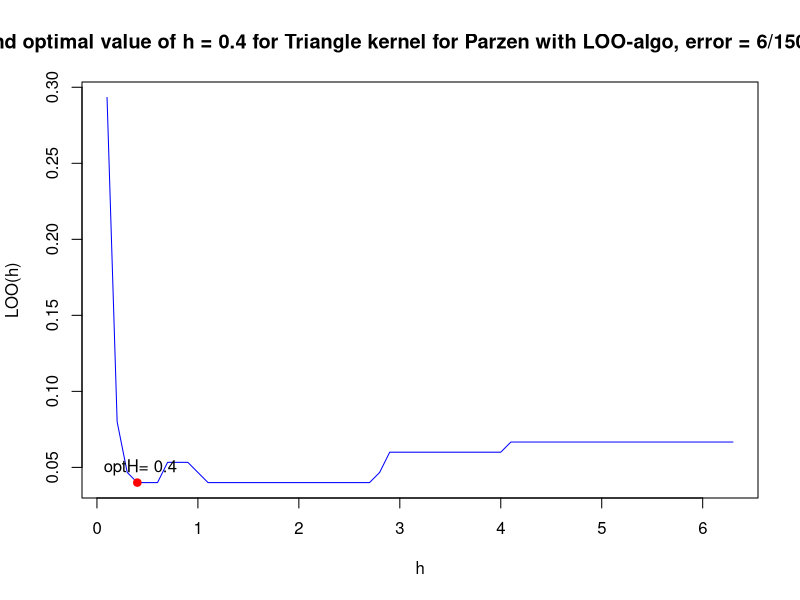
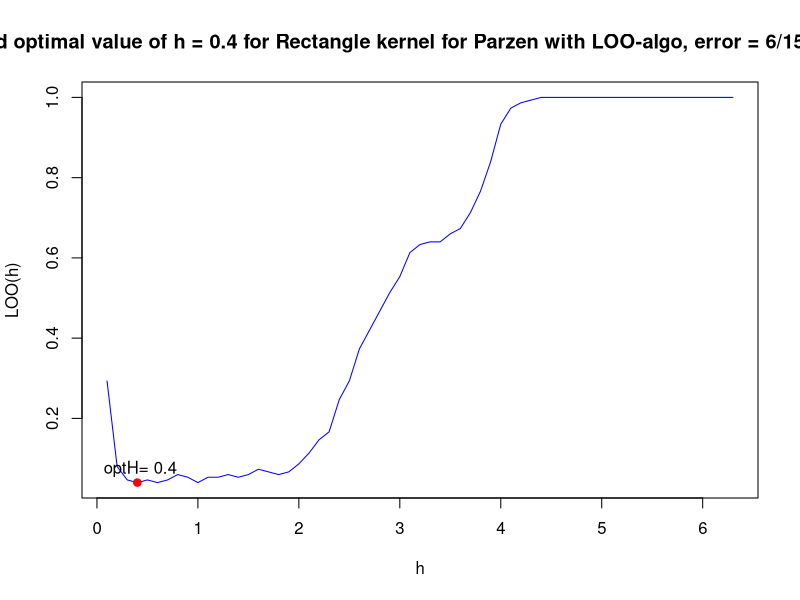
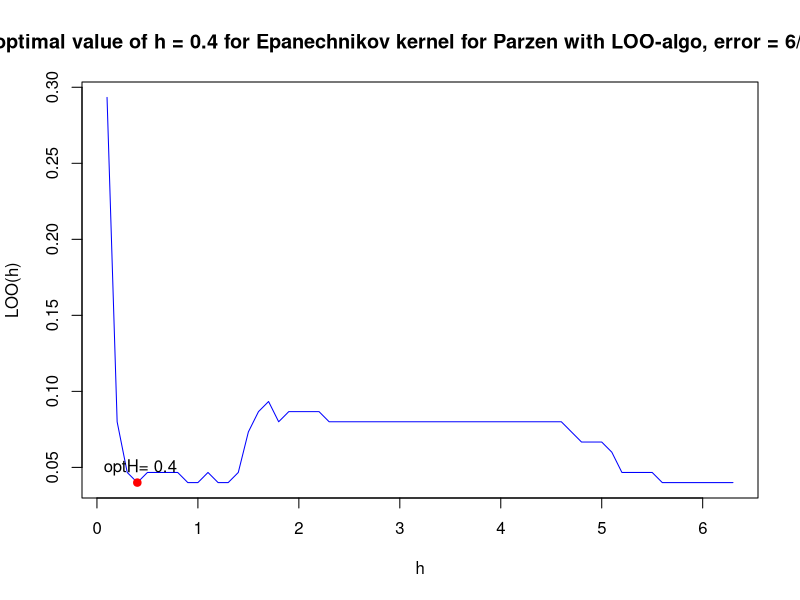
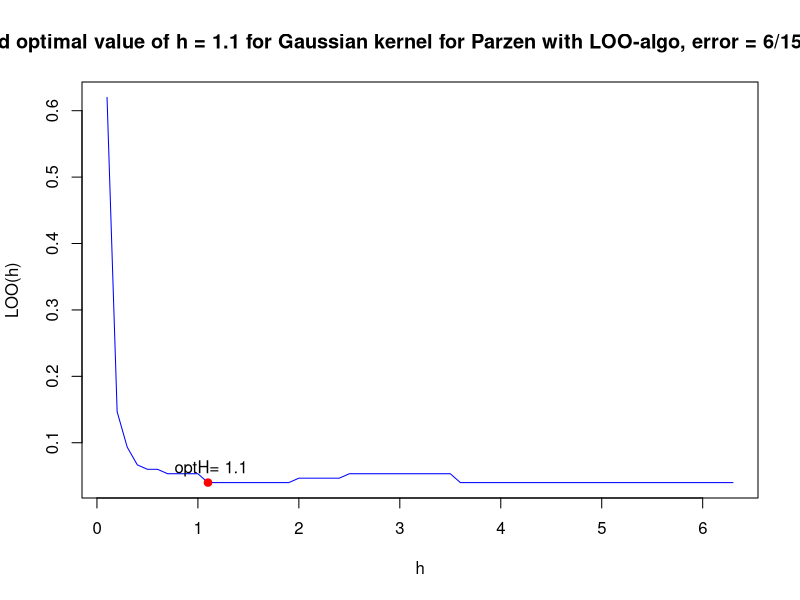

R code for these plots, in order: (Note: a time limit stopped this script after it produced the figures.)
colors <- c("setosa"="pink1","versicolor"="gold","virginica"="skyblue1","unknown"="azure4")
optimalH <<- numeric()
parOne <- 3   #чтобы можно было легко поменять параметры
parTwo <- 4
titles <- dimnames(iris)[2]
xname <- titles[[1]][parOne]   #названия для подписей на карте
yname <- titles[[1]][parTwo]


eucDist <- function(u,v) {  #функция расстояния между парой точек
  return (sqrt(sum((u-v)^2)))
}


distSort <- function(xl,z,metricFunc=eucDist) {  #функция сортировки массива по расстоянию до z
  l <- dim(xl)[1]
  n <- dim(xl)[2]-1
  dist <- matrix(NA,l,3)
  for (i in 1:l) {
    dist[i, ] <- c(i, metricFunc(xl[i,1:n],z),xl[i,n+1])  #создание списка пар (номер объекта, расстояние до z)
  }
  orderedXl <- dist[order(dist[ ,2]), ]   #сортировка списка объектов
  return (orderedXl)
}


#LIST OF KERNELS - START
triangleKernel <- function(dist,h) {
  if (dist<=h) {
    return ((h-dist)/h)   #ядро нормированное: 0<=K(x)<=1
  } else {
    return (0.0)
  }
}


rectKernel <- function(dist,h) {
  if (dist<=h) {
    return (0.5)
  } else {
    return (0.0)
  }
}


EpanechnikovKernel <- function(dist,h) {
  if (dist<=h) {
    return (0.75*(1.0-dist^2))
  } else {
    return (0.0)
  }
}


GaussianKernel <- function(dist,h) {
  return (exp(-0.5*(dist*h)^2)*sqrt(h/pi*0.5))
}
#LIST OF KERNELS - END


kernelList <<- c("Triangle"=triangleKernel,"Rectangle"=rectKernel,"Epanechnikov"=EpanechnikovKernel,"Gaussian"=GaussianKernel)


parzen <- function(xl,z,h,kernelType) {		#функция выбора класса методом парзеновского окна
  l <- dim(xl)[1]
  orderedXl <- distSort(xl,z)    #получаем отсортированные расстояния до объектов
  classes <- c("setosa"=0.0,"versicolor"=0.0,"virginica"=0.0,"unknown"=1e-7)   #три класса и неопределённость
  for (i in 1:l) {   #для каждого объекта определяем значение ядровой функции и прибавляем к весу класса
    classes[orderedXl[i,3]] <- classes[orderedXl[i,3]]+kernelType(orderedXl[i,2],h)
  }
  class <- names(which.max(classes))  #относим к тому классу, чей вес больше
  return (class)
}


parzenMulty <- function(xl,z,h,kernels) {		#оптимизированная функция, считает точку сразу по всем ядрам
  l <- dim(xl)[1]
  kLen <- length(h)
  orderedXl <- distSort(xl,z)    #получаем отсортированные расстояния до объектов
  res <- c(1:kLen)
  for (k in 1:kLen) {
    curKernel <- kernels[[k]]   #выбераем k-ое ядро из списка
    H <- h[k]
    classes <- c("setosa"=0.0,"versicolor"=0.0,"virginica"=0.0,"unknown"=1e-7)   #три класса и неопределённость
    for (i in 1:l) {   #для каждого объекта определяем значение ядровой функции и прибавляем к весу класса
      classes[orderedXl[i,3]] <- classes[orderedXl[i,3]]+curKernel(orderedXl[i,2],H)
    }
    res[k] <- names(which.max(classes))  #относим к тому классу, чей вес больше
  }
  return (res)
}


determParzenH_LOO <- function(xl,kernels,hSeq) {	#определение оптимального h методом LOO
  l <- dim(xl)[1]
  ml <- l-1
  n <- dim(xl)[2]-1
  hLen <- length(hSeq)
  kLen <- length(kernels)
  errorForH <- matrix(0.0,hLen,kLen)
  for (i in 1:l) {  #перебираем каждый элемент
    obj <- xl[i, ]
    newXl <- xl[-i, ]  #убираем его из выборки
    z <- obj[1:n]
    orderedXl <- distSort(newXl,z)  #находим расстояния до всех объектов
    print(i)
    for (h in 1:hLen) {   #перебираем значение h
      for (k in 1:kLen) {
        curKernel <- kernels[[k]]
        classes <- c("setosa"=0.0,"versicolor"=0.0,"virginica"=0.0)
        for (j in 1:ml) {
          bonus <- curKernel(orderedXl[j,2],hSeq[h])
          classes[orderedXl[j,3]] <- classes[orderedXl[j,3]]+bonus
        }
        class <- names(which.max(classes))
        if (class!=obj[n+1]) {   #если произошла ошибка классификации
          errorForH[h,k]=errorForH[h,k]+1/l   #то увеличиваем для данного k значение ошибки
        }
      }
    }
  }
  answer <- matrix(NA,kLen,2)
  for (k in 1:kLen) {
    LOO <- matrix(NA,hLen,2)
    for (h in 1:hLen) {
      LOO[h, ] <- c(hSeq[h],errorForH[h,k])   #строим массив пар (номер, число ошибок)
    }
    optH <- which.min(errorForH[ ,k])  #выбираем оптимальное h
    message <- paste0("Find optimal value of h = ",hSeq[optH]," for ",names(kernels[k])," kernel for Parzen with LOO-algo, error = ",errorForH[optH,k]*l,"/",l," (",round(errorForH[optH,k],3),")")
    plot(LOO,pch=1,type="l",col="blue",xlab="h",ylab="LOO(h)",main=message)
    points(hSeq[optH],LOO[optH,2],pch=21,bg="red",col="red")
    res <- paste("optH=",hSeq[optH])   #готовит подпись для графика
    text(hSeq[optH]+0.03,LOO[optH,2]+errorForH[which.max(errorForH[ ,k]),k]/0.3*0.01,labels=res)
    answer[k, ] <- c(optH,errorForH[optH,k])
  }
  return (answer)
}


main <- function() {
  ptm <- proc.time()
  xl <- iris[ ,c(parOne,parTwo,5)]   #построение выборки
  l <- dim(xl)[1]
  xMin <- xl[which.min(xl[ ,1]),1]   #нахождение минимального и максимального иксов
  xMax <- xl[which.max(xl[ ,1]),1]
  X <- seq(from=xMin,to=xMax,by=0.05)   #список всех иксов на карте
  xLen <- length(X)
  yMin <- xl[which.min(xl[ ,2]),2]   #нахождение минимального и максимального игриков
  yMax <- xl[which.max(xl[ ,2]),2]
  Y <- seq(from=yMin,to=yMax,by=0.05)   #список всех игриков на карте
  yLen <-length(Y)
  h <- seq(0.1,eucDist(c(xMin,yMin),c(xMax,yMax)),0.1)
  optimals <- determParzenH_LOO(xl,kernelList,h)   #находим оптимальное k
  kLen <- length(kernelList)
  print("LOO algorithm")
  btm <- proc.time()
  print(btm-ptm)
  btm <- ptm
  flowers <- array(NA,c(kLen,xLen,yLen))
  positions <- matrix(NA,xLen*yLen,2)
  optH <- h[optimals[ ,1]]
  cnt <- 1
  for (i in 1:yLen) {
    print(Y[i])
    for (j in 1:xLen) {
      z <- c(X[j],Y[i])
      positions[cnt, ] <- z
      flowers[ ,j,i] <- parzenMulty(xl,z,optH,kernelList)
      cnt <- cnt+1
    }
  }
  for (k in 1:kLen) {
    message <- paste0("Parzen with ",names(kernelList[k])," kernel and h = ",optH[k]," error = ",optimals[k,2]*l,"/",l," (",round(optimals[k,2],3),")")
    plot(positions,pch=1,bg="white",col=colors[flowers[k, , ]],asp=1,main=message,xlab=xname,ylab=yname)
    points(iris[ ,c(parOne,parTwo)],pch=21,bg=colors[iris$Species],col=colors[iris$Species],asp=1)
  }
  print("Map build")
  btm <- proc.time()
  print(btm-ptm)
}
main()
